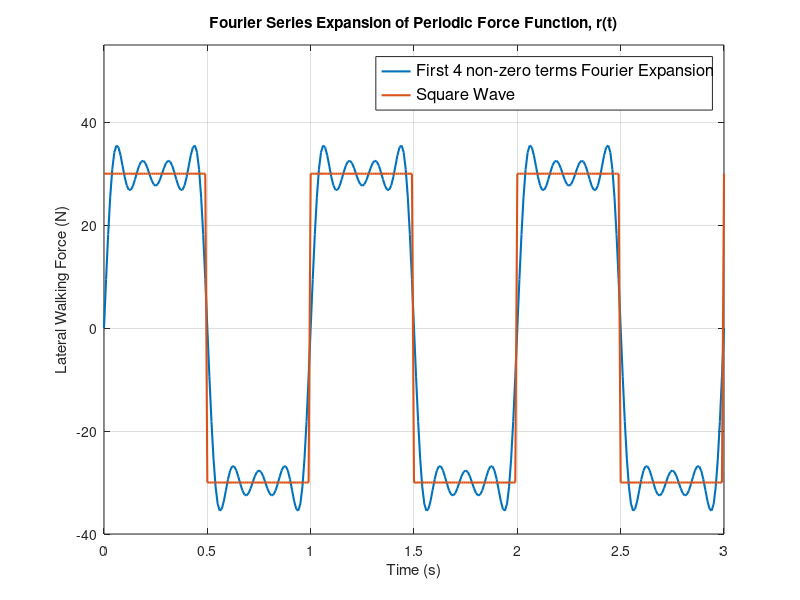

Source code (MATLAB):
clear;
% Question 2

% Creating time domain
T = 3;
dt = 0.01;
t = 0:dt:T;

% Other Constants
f = 1;             % Gait Frequency
G = 30;            % Gait Force Magnitude

% Square wave function
s = G*(2*(mod(t,1/f) < (1/f)/2) - 1);

% Fourier series function
r = (4*G/pi)*(sin(2*pi*t*f) ...
    + (1/3) *sin(6*pi*t*f) ...
    + (1/5)*sin(10*pi*t*f) ...
    + (1/7)*sin(14*pi*t*f));

% Plot the two graphs on the same figure
figure;
plot(t, r, 'LineWidth', 1.5, ...
    'DisplayName', 'First 4 non-zero terms Fourier Expansion');
hold on;
plot(t, s, 'LineWidth', 1.5, 'DisplayName', 'Square Wave');
hold off;
xlabel('Time (s)');
ylabel('Lateral Walking Force (N)');
ylim([-40 55]);
title('Fourier Series Expansion of Periodic Force Function, r(t)');
legend('FontSize',12);
grid on;